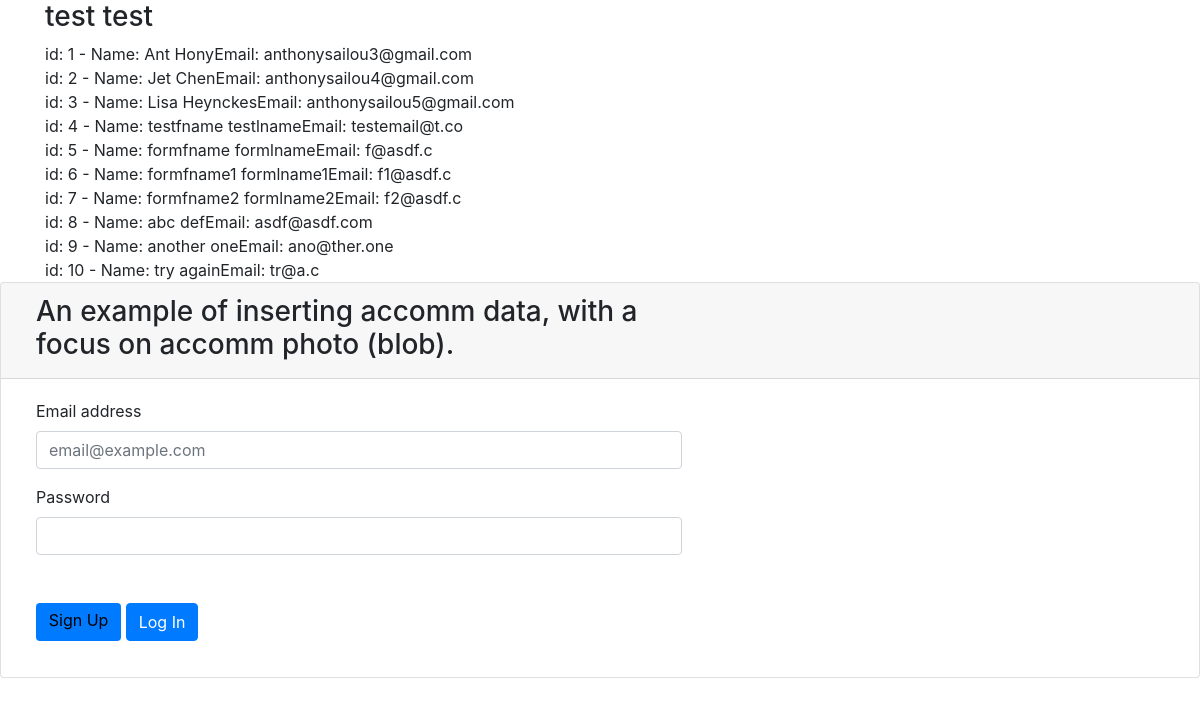
Screenshot of /testphp.php with the database file from the repository.
### tables this page shows
CREATE TABLE `user` (
  `uid` int(11) NOT NULL,
  `firstname` varchar(30) NOT NULL,
  `surname` varchar(30) NOT NULL,
  `email` varchar(30) NOT NULL,
  `passw` varchar(30) NOT NULL,
  `photos` blob NOT NULL
);

### testphp.php (the view, shortened to what this page needs)
<!DOCTYPE html>
<?php
include("connectMySQL.php");
?>
<html lang="en">
<head>
    <link rel="stylesheet" href="https://maxcdn.bootstrapcdn.com/bootstrap/4.0.0/css/bootstrap.min.css"
>
    <link rel="stylesheet" href="css/lightbox.css" type="text/css" media="screen"/>
    <link rel="stylesheet" type="text/css" href="css/style.css"/>
</head>
<body>
    <div class="container">
        <div class="row">
            <div class="col-md">
                <h3>test test </h3>
                <?php
                    $sqlselect = "SELECT uid, firstname, surname, email FROM user";
                    $result = $conn->query($sqlselect);
                    while ($row = $result->fetch_assoc()) {
                        echo "id: " . $row["uid"] . " - Name: " . $row["firstname"] . " " . $row["surname"] . "Email: " . $row["email"] . "<br>";
                    }
                    ?>
                </div>
            </div>
        </div>
    <div class="card">
        <div class="card-header">
            <h3 class="col-7 mb-1">An example of inserting accomm data, with a focus on  accomm photo (blob).</h3>
        </div>
        <div class="card-body">
            <form id="randomform" action="#" method="POST">
                <div class="form-group">
                    <div class="col-7">
                        <label for="emailInput">Email address</label>
                        <input type="email" class="form-control" id="emailInput" placeholder="email@example.com" name="emailInput">
                    </div>
                </div>
                <div class="form-group mb-5">
                    <div class="col-7">
                        <label for="passwordInput">Password</label>
                        <input type="password" class="form-control" id="passwordInput" name="passwordInput">
                    </div>
                </div>
                <div class="form-group">
                    <div class="col-sm-7">
                        <a href="signup.html" class="signupBtn">Sign Up</a>
                        <button type="submit" class="btn btn-primary">Log In</button>
                    </div>
                </div>
            </form>
        </div>
    </div>
</body>
</html>

### css/style.css (style rules this page uses)
html, body { height: 100%; margin: 0; padding: 0; }
.signupBtn { background-color: #007aff; color: white; border-radius: 4px; padding: 0.3em 0.8em 0.55em 0.8em; font-size: 16px; display: inline-block; }

### testphp.php (style rules this page uses)
a:link { color:black; }

### rows the page displays
user: uid "1", firstname "Ant", surname "Hony", email "anthonysailou3@gmail.com"
user: uid "2", firstname "Jet", surname "Chen", email "anthonysailou4@gmail.com"
user: uid "3", firstname "Lisa", surname "Heynckes", email "anthonysailou5@gmail.com"
user: uid "4", firstname "testfname", surname "testlname", email "testemail@t.co"
user: uid "5", firstname "formfname", surname "formlname", email "f@asdf.c"
user: uid "6", firstname "formfname1", surname "formlname1", email "f1@asdf.c"
user: uid "7", firstname "formfname2", surname "formlname2", email "f2@asdf.c"
user: uid "8", firstname "abc", surname "def", email "asdf@asdf.com"
user: uid "9", firstname "another", surname "one", email "ano@ther.one"
user: uid "10", firstname "try", surname "again", email "tr@a.c"
